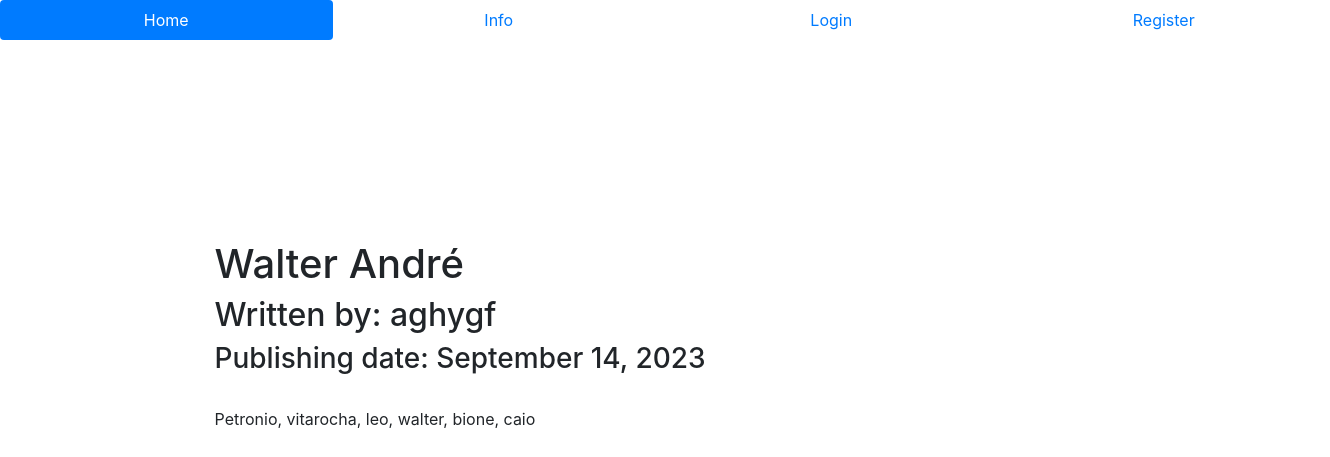
Page /2 on the earlier database version.
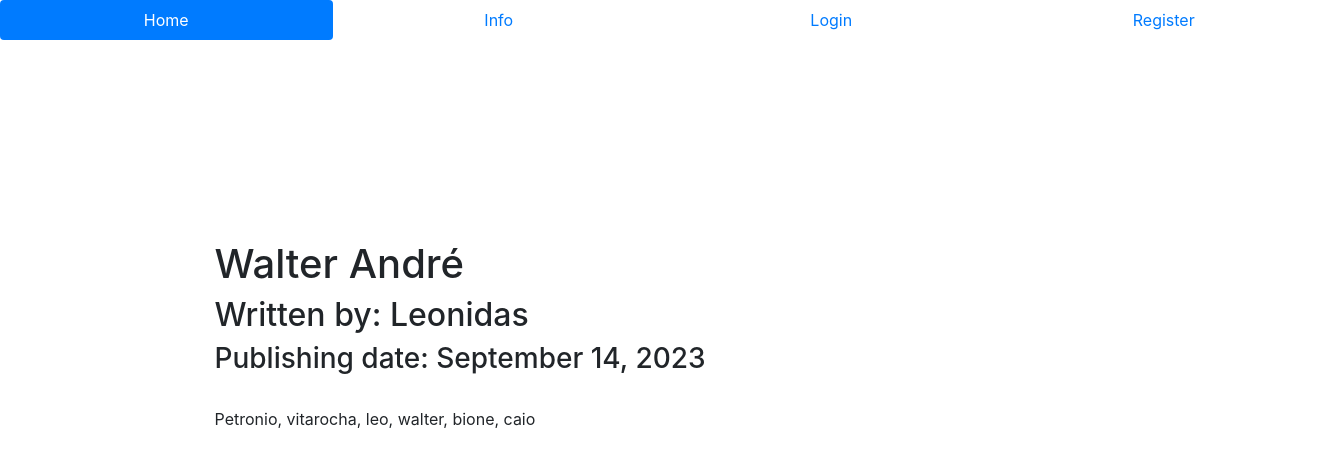
Same page on the later database version.
### companyblog/models.py (models this page shows, shortened)
class User(db.Model, UserMixin):
    __tablename__ = 'users'
    id = db.Column(db.Integer, primary_key=True)
    profile_pic = db.Column(db.String(20), nullable=False, default='default.png')
    email = db.Column(db.String(64), unique=True, index=True)
    username = db.Column(db.String(64), unique=True, index=True)
    password_hash = db.Column(db.String(128))
    posts = db.relationship('BlogPost', backref='author', lazy=True)

### companyblog/users/views.py (the view)
@users.route('/<username>')
def user_posts(username):
    page = request.args.get('page', 1, type=int)
    user = User.query.filter_by(username=username).first_or_404()
    blog_posts = BlogPost.query.filter_by(author = user).order_by(BlogPost.date.desc()).paginate(page=page, per_page=5)
    return render_template('user_blog_posts.html', blog_posts=blog_posts, user=user)

### companyblog/blog_posts/views.py (called while the page is built)
@blog_posts.route('/<int:blog_post_id>')
def blog_post(blog_post_id):
    blog_post = BlogPost.query.get_or_404(blog_post_id)
    return render_template('blog_post.html', title = blog_post.title,
                           date = blog_post.date, post=blog_post)

### companyblog/templates/blog_post.html (shortened to what this page needs)
{% extends "base.html" %}
{% block content %}
  <div class="container" style="margin: 15%">
      <h1>{{title}}</h1>
      <h2>Written by: {{post.author.username}}</h2>
      <h3>Publishing date: {{date.strftime('%B %d, %Y')}}</h3>
      <br>
      <p>{{post.text}}</p>
  </div>
{% endblock %}

Differences in the rows shown:
changed User: author.username "aghygf" → "Leonidas"
